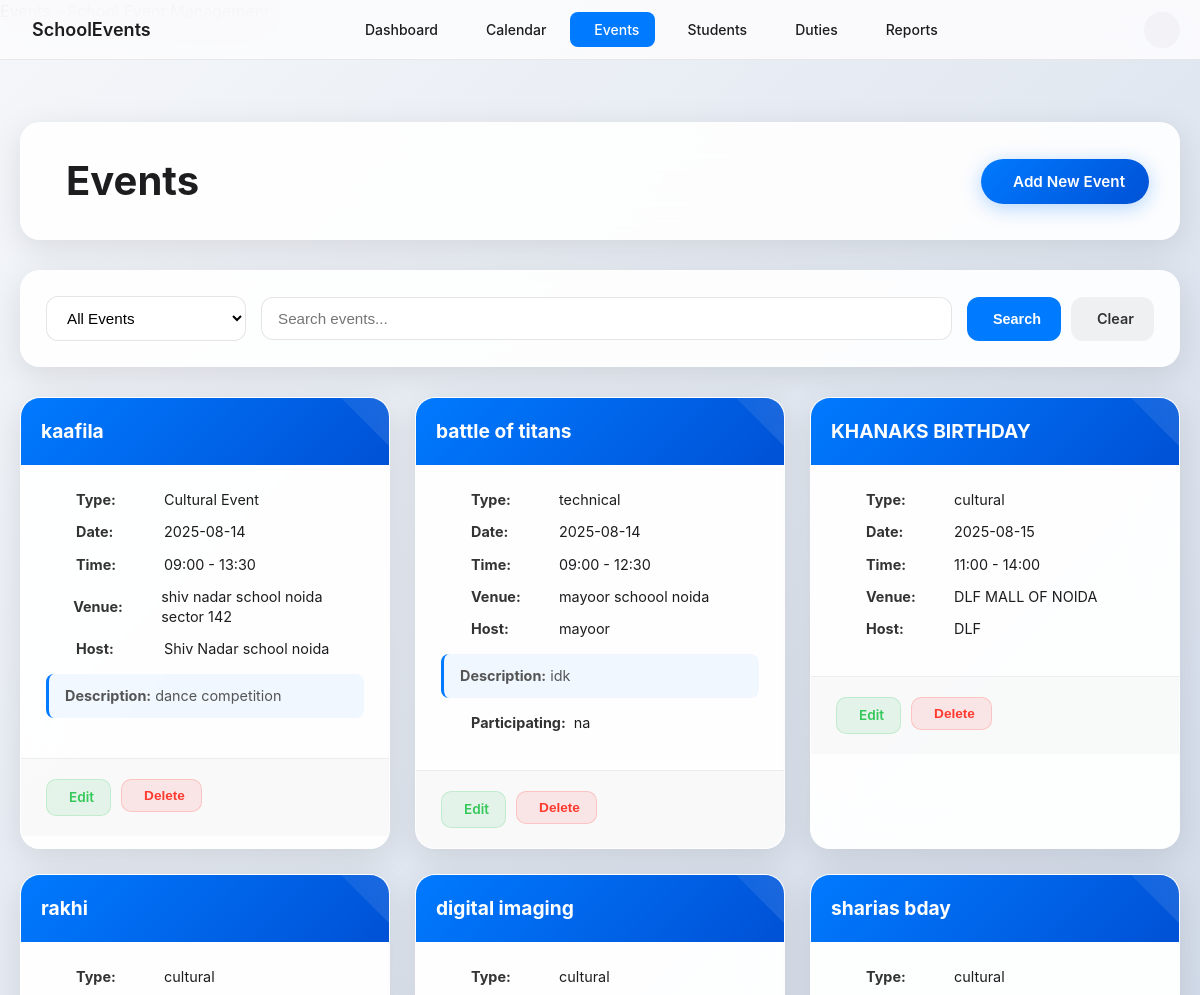
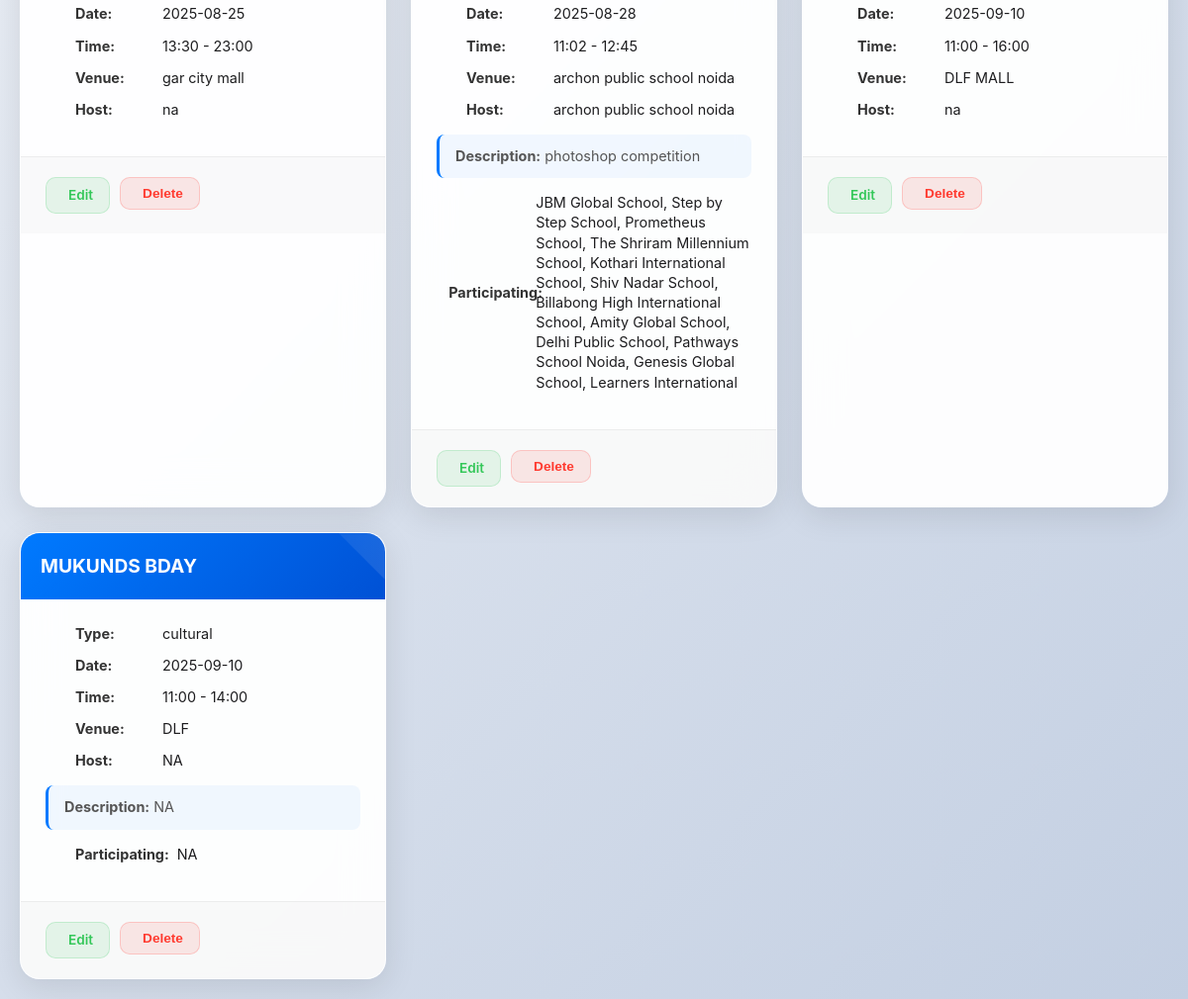
Before: /events with the older database file (2 pictures, top to bottom).
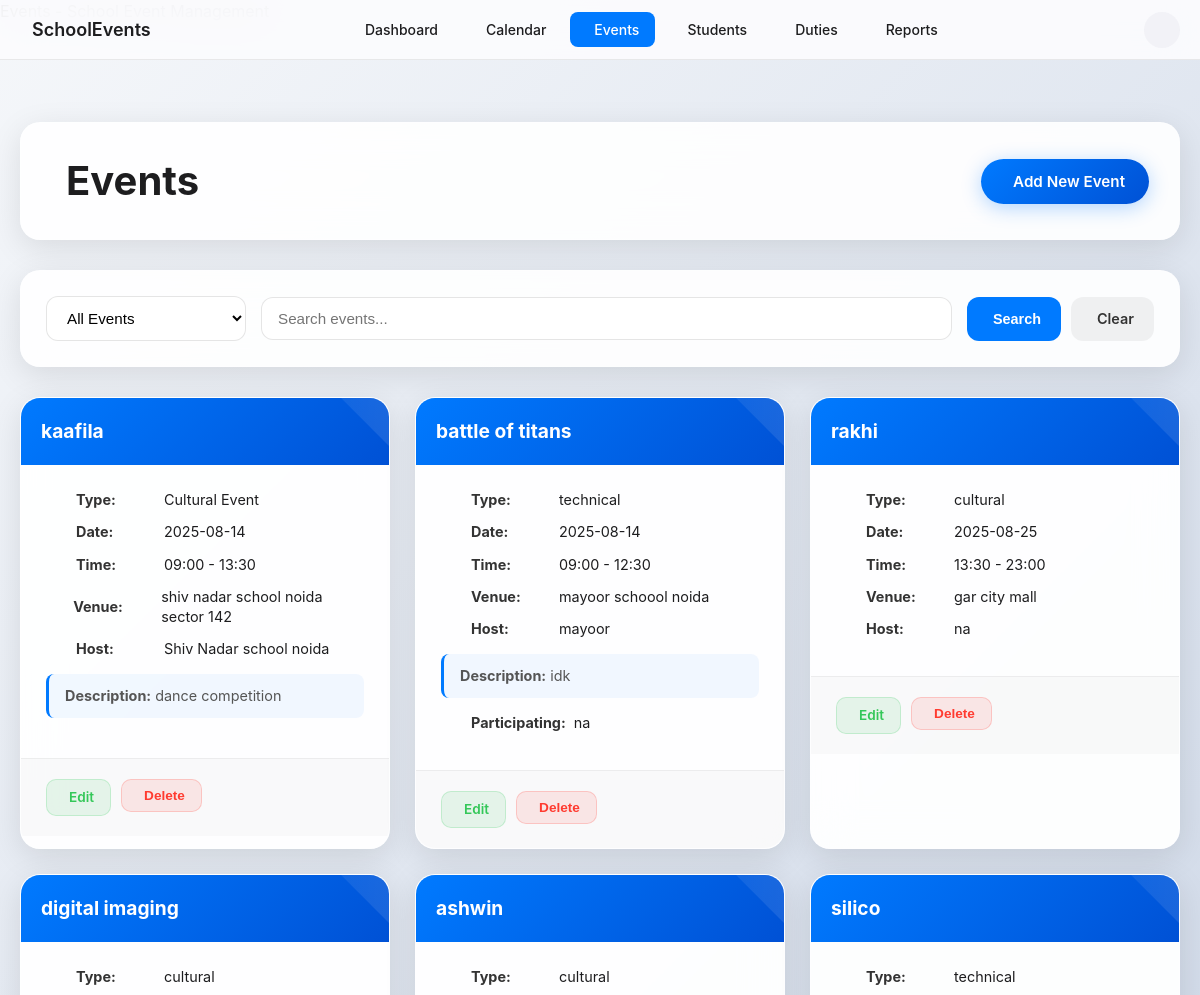
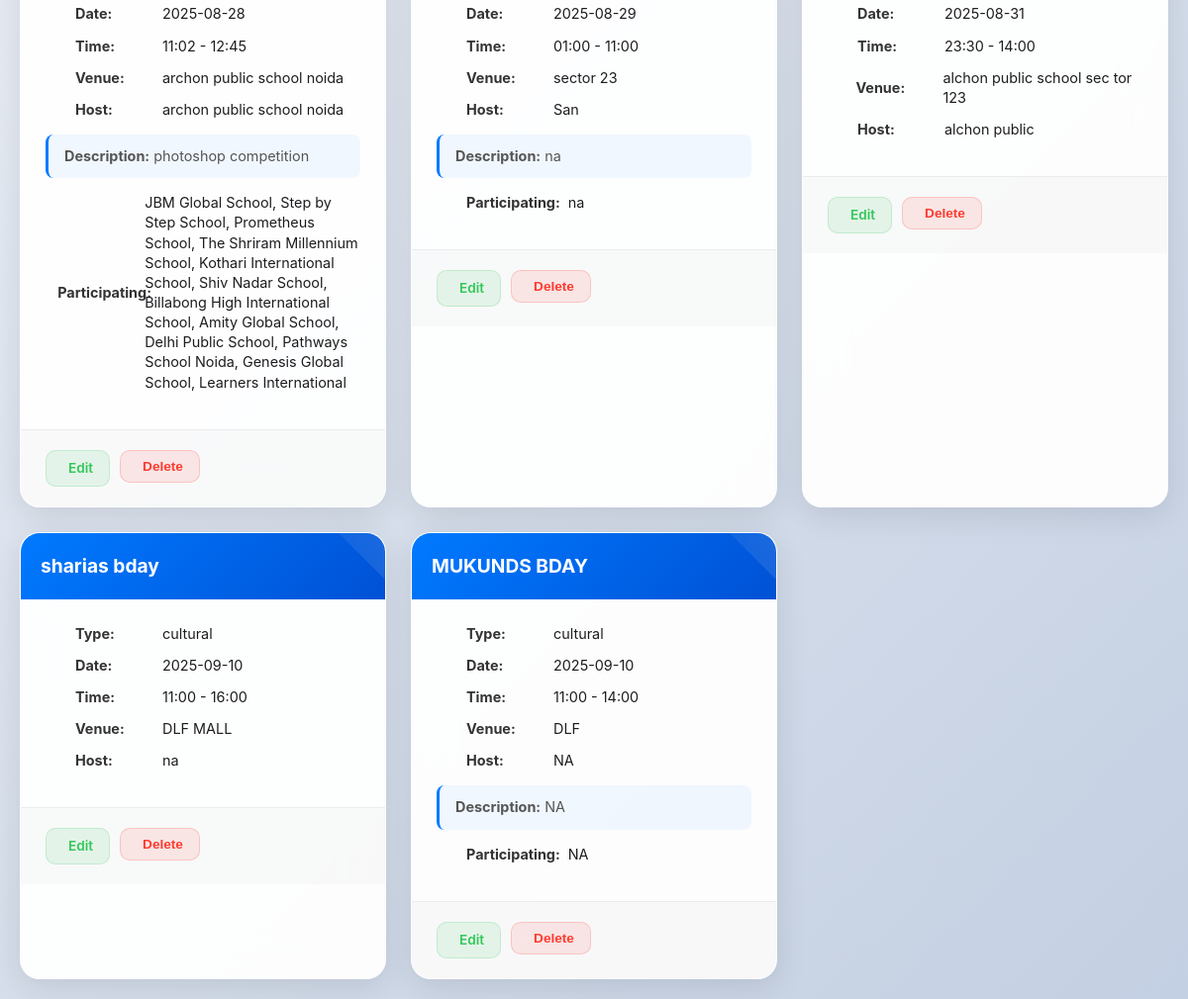
After: the same page with the newer database file (2 pictures, top to bottom).
### tables this page shows
CREATE TABLE events (
            id INTEGER PRIMARY KEY AUTOINCREMENT,
            name TEXT NOT NULL,
            type TEXT NOT NULL,
            event_date DATE NOT NULL,
            start_time TIME NOT NULL,
            end_time TIME NOT NULL,
            venue TEXT NOT NULL,
            description TEXT,
            host_school TEXT NOT NULL,
            participating_schools TEXT,
            status TEXT DEFAULT 'upcoming',
            created_at TIMESTAMP DEFAULT CURRENT_TIMESTAMP
        );

### app.py (the view)
@app.route('/events')
def events():
    conn = get_db_connection()
    filter_type = request.args.get('filter', 'all')
    search = request.args.get('search', '')
    query = 'SELECT * FROM events WHERE 1=1'
    params = []
    if filter_type == 'upcoming':
        query += ' AND event_date >= DATE("now")'
    elif filter_type == 'completed':
        query += ' AND event_date < DATE("now")'
    if search:
        query += ' AND (name LIKE ? OR type LIKE ? OR venue LIKE ?)'
        params.extend([f'%{search}%', f'%{search}%', f'%{search}%'])
    query += ' ORDER BY event_date ASC'
    events = conn.execute(query, params).fetchall()
    conn.close()
    return render_template('events.html', events=events, filter_type=filter_type, search=search)

### app.py (called while the page is built)
def get_db_connection():
    conn = sqlite3.connect('events.db')
    conn.row_factory = sqlite3.Row
    return conn

### templates/events.html (shortened to what this page needs)
{% block content %}
<nav class="apple-nav">
        <div class="nav-container">
            <div class="nav-brand">
                <span>SchoolEvents</span>
            </div>
            <div class="nav-menu">
                <a href="{{ url_for('dashboard') }}" class="nav-link ">
                    <span>Dashboard</span>
                </a>
                <a href="{{ url_for('calendar_view') }}" class="nav-link">
                    <span>Calendar</span>
                </a>
                <a href="{{ url_for('events') }}" class="nav-link active">
                    <span>Events</span>
                </a>
                <a href="{{ url_for('participants') }}" class="nav-link">
                    <span>Students</span>
                </a>
                <a href="{{ url_for('duties') }}" class="nav-link">
                    <span>Duties</span>
                </a>
                <a href="{{ url_for('reports') }}" class="nav-link">
                    <span>Reports</span>
                </a>
            </div>
            <div class="nav-user">
                <div class="user-avatar">
                </div>
            </div>
        </div>
    </nav>
<div class="container">
    <div class="header">
        <div class="header-content">
            <h1> Events</h1>
            <a href="{{ url_for('add_event') }}" class="add-btn">
                 Add New Event
            </a>
        </div>
    </div>
    <div class="controls">
        <form method="GET" class="controls-form">
            <select name="filter" class="form-select" onchange="this.form.submit()">
                <option value="all" {% if filter_type == 'all' %}selected{% endif %}>All Events</option>
            </select>
            <input type="text" name="search" class="form-input" placeholder="Search events..." value="{{ search }}">
            <div class="btn-group">
                <button type="submit" class="btn btn-primary">
                     Search
                </button>
                <a href="{{ url_for('events') }}" class="btn btn-secondary">
                     Clear
                </a>
            </div>
        </form>
    </div>
    <div class="events-grid">
        {% if events %}
            {% for event in events %}
                <div class="event-card">
                    <div class="event-header">
                        <h6 class="event-title">{{ event.name }}</h6>
                    </div>
                    <div class="event-body">
                        <div class="event-detail">
                            <strong>Type:</strong> {{ event.type }}
                        </div>
                        <div class="event-detail">
                            <strong>Date:</strong> {{ event.event_date }}
                        </div>
                        <div class="event-detail">
                            <strong>Time:</strong> {{ event.start_time }} - {{ event.end_time }}
                        </div>
                        <div class="event-detail">
                            <strong>Venue:</strong> {{ event.venue }}
                        </div>
                        <div class="event-detail">
                            <strong>Host:</strong> {{ event.host_school }}
                        </div>
                        {% if event.description %}
                            <div class="event-description">
                                <strong>Description:</strong> {{ event.description[:100] }}{% if event.description|length > 100 %}...{% endif %}
                            </div>
                        {% endif %}
                        {% if event.participating_schools %}
                            <div class="event-detail">
                                <strong>Participating:</strong> {{ event.participating_schools }}
                            </div>
                        {% endif %}
                    </div>
                    <div class="event-footer">
                        <a href="{{ url_for('edit_event', id=event.id) }}" class="btn-sm btn-edit">
                             Edit
                        </a>
                        <form method="POST" action="{{ url_for('delete_event', id=event.id) }}" style="display: inline;">
                            <button type="submit" class="btn-sm btn-delete"
                                    onclick="return confirm('Are you sure you want to delete this event?')">
                                 Delete
                            </button>
                        </form>
                    </div>
                </div>
            {% endfor %}
        {% endif %}
    </div>
</div>
{% endblock %}

Changed rows visible on the page:
removed events: name "KHANAKS BIRTHDAY", type "cultural", event_date "2025-08-15", start_time "11:00", end_time "14:00", venue "DLF MALL OF NOIDA", host_school "DLF"
added events: name "ashwin", type "cultural", event_date "2025-08-29", start_time "01:00", end_time "11:00", venue "sector 23", host_school "San", description "na", participating_schools "na"
added events: name "silico", type "technical", event_date "2025-08-31", start_time "23:30", end_time "14:00", venue "alchon public school sec tor 123", host_school "alchon public"
